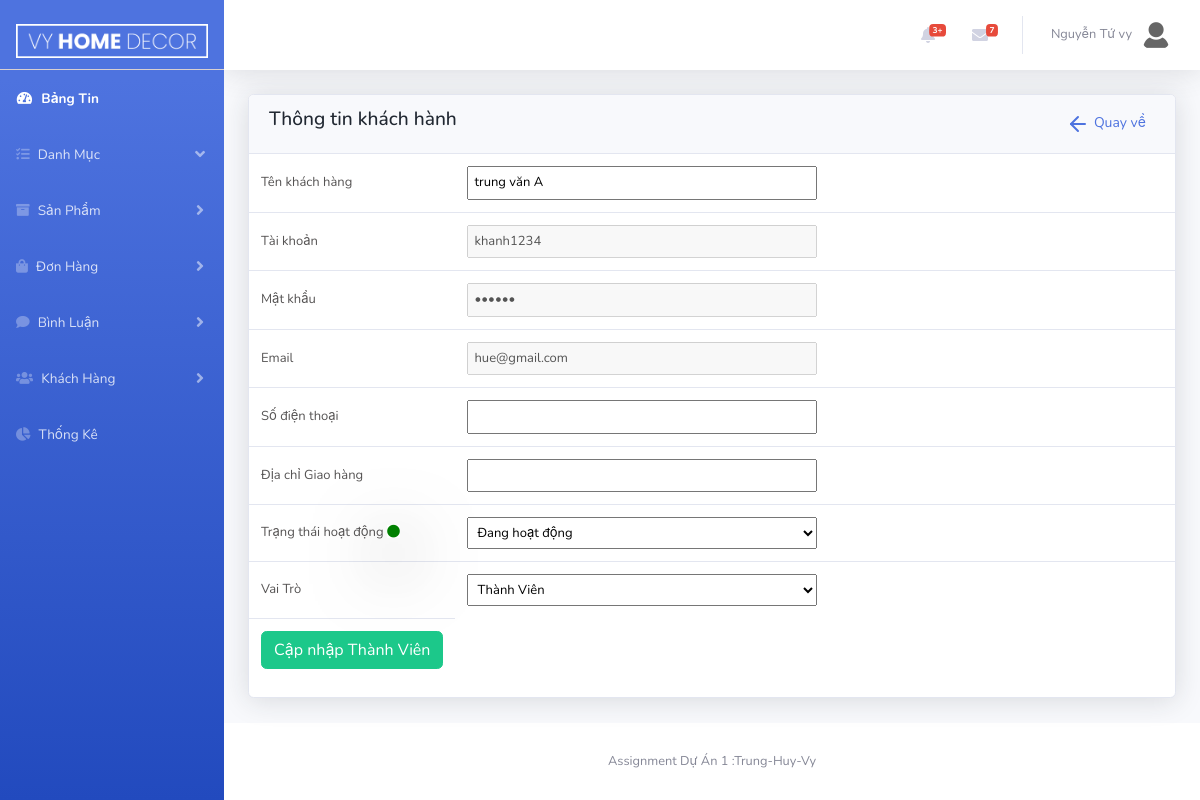
Screenshot of /Admin/index.php?act=customer&edit=12 (signed in) with the database file from the repository.
### tables this page shows
CREATE TABLE `tbl_customer` (
  `custId` int(10) NOT NULL,
  `username` varchar(50) NOT NULL,
  `password` varchar(50) NOT NULL,
  `custName` varchar(50) NOT NULL,
  `image` varchar(255) DEFAULT NULL,
  `phone` varchar(50) DEFAULT NULL,
  `email` varchar(50) NOT NULL,
  `address` text DEFAULT NULL,
  `status` int(10) NOT NULL COMMENT '0:block ; 1:hoạt động',
  `role` int(10) NOT NULL COMMENT '0:khách hàng ;1:Admin'
);

### model/pdo.php (called while the page is built, shortened)
<?php
function pdo_get_connection()
{   $servername="localhost";
    $username='root';
    $password='';
    try{
        $dburl="mysql:host=$servername;dbname=vyhomedecor; charset=utf8";
        $conn = new PDO($dburl,$username,$password);
        $conn->setAttribute(PDO::ATTR_ERRMODE,PDO::ERRMODE_EXCEPTION);
        return $conn;
        }
        catch(PDOException $e){
            return "lỗi kết nối :". $e->getMessage();
        }
}
function pdo_query_one($sql){
    $sql_args = array_slice(func_get_args(),1);
    try{
        $conn =pdo_get_connection();
        $stmt =$conn->prepare($sql);
        $stmt -> execute($sql_args);
        $row =$stmt->fetch(PDO::FETCH_ASSOC);
        return $row;
    }catch(PDOException $e){
        throw $e;
    }
    finally{
        unset($conn);
    }
}
?>

### model/customer.php (called while the page is built, shortened)
<?php
include_once 'pdo.php';
function loadOne_customer($custId)
{
   $sql="SELECT * FROM tbl_customer where custId= $custId";
   $res =pdo_query_one($sql);
   return $res;
}
?>

### Admin/customer/edit.php (the view, shortened to what this page needs)
<div class="row">
    <div class="col-xl-12">
        <div class="card">
            <div class="card-header border-0">
                <div class="row align-items-center">
                    <div class="col">
                        <h4 class="page-header-title">
                            Thông tin khách hành
                        </h4>
                    </div>
                    <div class="col-12 col-xl-auto ">
                        <a class="btn btn-sm btn-light text-primary" href="index.php?act=customer&list">
                            <svg xmlns="http://www.w3.org/2000/svg" width="24" height="24" viewBox="0 0 24 24" fill="none" stroke="currentColor" stroke-width="2" stroke-linecap="round" stroke-linejoin="round" class="feather feather-arrow-left me-1">
                                <line x1="19" y1="12" x2="5" y2="12"></line>
                                <polyline points="12 19 5 12 12 5"></polyline>
                            </svg>
                            Quay về
                        </a>
                    </div>
                </div>
            </div>
            <div class="table-responsive">
                <form action="index.php?act=customer&update" method="post" enctype="multipart/form-data">
                    <table class="table align-items-center table-flush">
                        <tbody>
                            <tr>
                                <td width="170"> Tên khách hàng</td>
                                <td width="800">
                                    <input type="text" id="name" name='custName' value="<?= $oneCustomer['custName'] ?>">
                                </td>
                            </tr>
                            <tr>
                                <td> <i class="ni ni-circle-08"></i> Tài khoản</td>
                                <td>
                                    <input type="text" id="username" value="<?= $oneCustomer['username'] ?>" disabled>
                                </td>
                            </tr>
                            <tr>
                                <td>Mật khẩu</td>
                                <td><input type="password" id="password" value="<?= $oneCustomer['password'] ?>" disabled>
                                </td>
                            </tr>
                            <tr>
                                <td><i class="ni ni-email-83"></i> Email</td>
                                <td><input type="email" id="email" name="email" value="<?= $oneCustomer['email'] ?>" disabled>
                                </td>
                            </tr>
                            <tr>
                                <td> Số điện thoại</td>
                                <td><input type="text" id="phone" name="phone" value="<?= $oneCustomer['phone'] ?>">
                                </td>
                            </tr>
                            <tr>
                                <td><i class="ni ni-square-pin"></i> Địa chỉ Giao hàng</td>
                                <td> <input type="text" name="address" value="<?= $oneCustomer['address'] ?>"> </td>
                            </tr>
                            <tr>
                                <td> Trạng thái hoạt động <?php echo $oneCustomer['status'] == 0 ? " <i class='fas fa-circle fa-red'></i>" : " <i class='fas fa-circle fa-green'></i>"; ?> </td>
                                <td>
                                    <select name="status" id="">
                                        <option value="1" <?php echo $oneCustomer['status'] == 1 ? "selected" : "" ?>>Đang hoạt động </option>
                                    </select>
                                </td>
                            </tr>
                            <tr>
                                <td> Vai Trò</td>
                                <td>
                                    <select name="role" id="">
                                        <option value="0" <?php echo $oneCustomer['role'] == 0 ? "selected" : "" ?>>Thành Viên</option>
                                    </select>
                                </td>
                            </tr>
                            <tr>
                                <td>
                                    <input class="btn btn-success" id="updateCust" type="submit" name="updateCust" value="Cập nhập Thành Viên">
                                </td>
                            </tr>
                        </tbody>
                    </table>
                </form>
            </div>
        </div>
    </div>
</div>

### css/admin.css (style rules this page uses)
.table.align-items-center td, .table.align-items-center th { vertical-align: middle; }
.table td, .table th { font-size: .8125rem; white-space: normal; }
.fa-green { color: green; box-shadow: rgb(62, 136, 13) 0px 20px 30px -10px; }
.page-header-title { font-size: 1.2rem; color: #212832; font-weight: 500; line-height: 1.2; align-items: center; }
.card { box-shadow: 0 0.15rem 1.75rem 0 rgb(33 40 50 / 15%); }
.card:not([class*=bg-]) .card-header { color: #0061f2; }
.card .card-header { font-weight: 500; }
.table { color: rgb(86 84 84) !important; }

### Admin/customer/edit.php (style rules this page uses)
th, td { text-align: left; }
tr>td:nth-child(2)>input, select { padding: 5px; width: 350px; }
.fa-green { color: green; box-shadow: rgba(0, 0, 0, 0.56) 0px 22px 70px 4px; }

### rows the page displays
tbl_customer: custName "trung văn A", username "khanh1234", email "hue@gmail.com", status "Đang hoạt động", role "Thành Viên"

### other values shown
$account['custName'] "Nguyễn Tứ vy"
